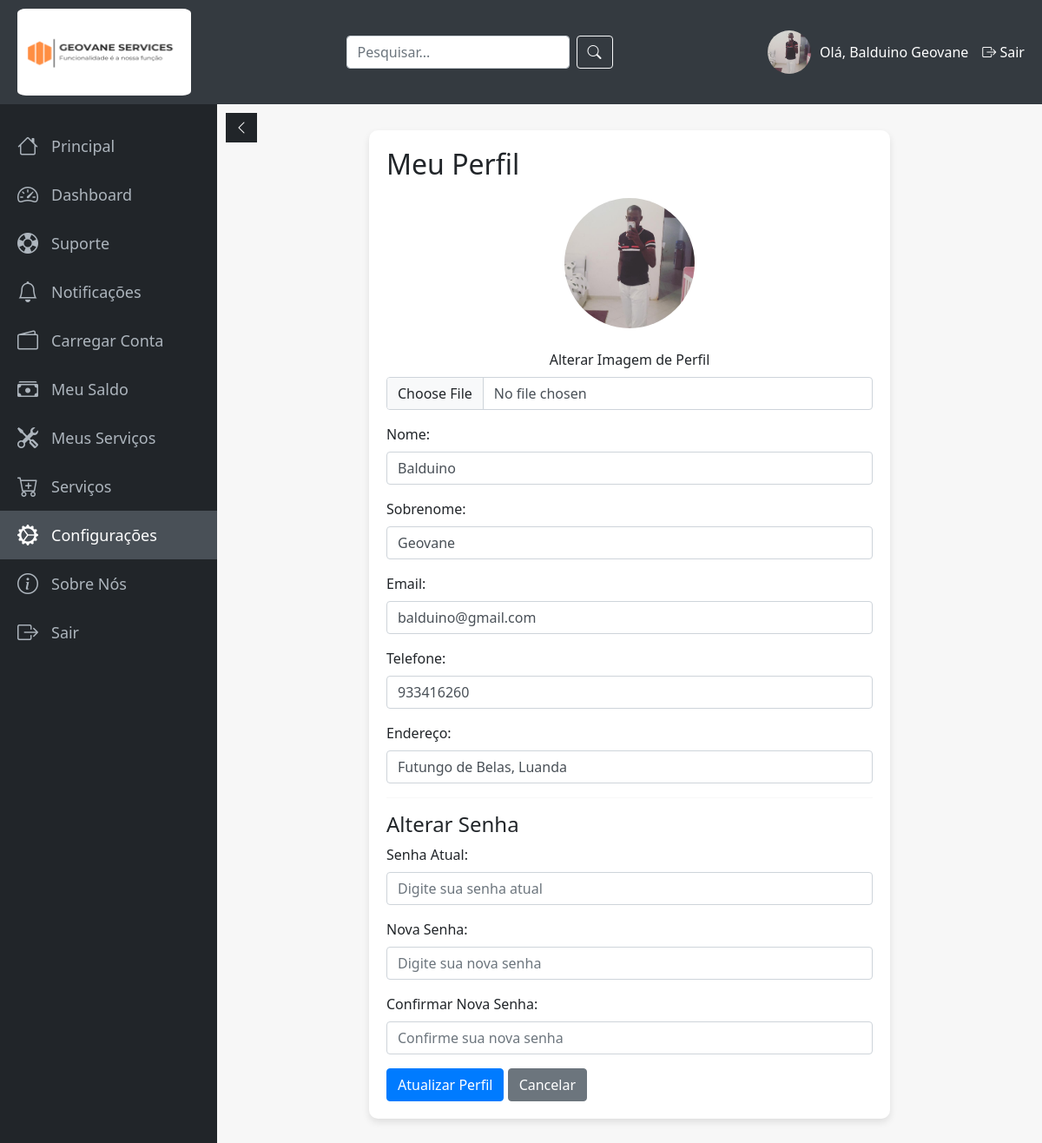
/cliente/perfil.php (signed in), run on the app's committed database.
### tables this page shows
CREATE TABLE IF NOT EXISTS `cliente` (
  `id_cliente` int NOT NULL AUTO_INCREMENT,
  `nome` varchar(100) DEFAULT NULL,
  `sobrenome` varchar(100) DEFAULT NULL,
  `docId` varchar(20) DEFAULT NULL,
  `email` varchar(100) DEFAULT NULL,
  `telefone` varchar(20) DEFAULT NULL,
  `data_nasc` date DEFAULT NULL,
  `sexo` enum('masculino',' feminino') DEFAULT NULL,
  `endereco` varchar(255) DEFAULT NULL,
  `senha` varchar(255) DEFAULT NULL,
  `conf_senha` varchar(255) DEFAULT NULL,
  `imagem_perfil` varchar(255) DEFAULT NULL,
  `id_funcionario` int DEFAULT NULL,
  `saldo` decimal(10,2) NOT NULL DEFAULT '0.00',
  PRIMARY KEY (`id_cliente`),
  KEY `id_funcionario` (`id_funcionario`)
);

### cliente/verifica.php (called while the page is built)
<?php
    require 'conexao2.php';
    if(isset($_SESSION['id_cliente']) && !empty($_SESSION['id_cliente'])){
        require_once './usuarioClass.php';
        $u = new Usuario();
        $listLogged = $u->logged ($_SESSION['id_cliente']);
        $nomeUser = $listLogged['nome'];
        $sobrenome =$listLogged['sobrenome'];
    }else{
        header("Location: ./login.php");
    }
?>

### cliente/usuarioClass.php (called while the page is built, shortened)
<?php
class Usuario{
    public function logged($id){
        global $pdo;
        $sql = "SELECT nome, sobrenome FROM cliente WHERE id_cliente = :id_cliente";
        $sql = $pdo->prepare($sql);
        $sql ->bindValue("id_cliente", $id);
        $sql->execute();
        if($sql->rowCount() > 0){
            $array = $sql->fetch();
            return $array;
        }
    }
}
?>

### cliente/perfil.php (the view, shortened to what this page needs)
<?php
require 'verifica.php';
require 'conexao.php';
$id_cliente = $_SESSION['id_cliente'];
$sql = "SELECT nome, sobrenome, email, telefone, endereco, imagem_perfil, senha FROM Cliente WHERE id_cliente = $id_cliente";
$result = $conexao->query($sql);
$cliente = $result->fetch_assoc();
?>
<!DOCTYPE html>
<html lang="pt-br">
<head>
    <link href="https://cdn.jsdelivr.net/npm/bootstrap@5.3.3/dist/css/bootstrap.min.css" rel="stylesheet">
    <link rel="stylesheet" href="https://cdn.jsdelivr.net/npm/bootstrap-icons@1.11.3/font/bootstrap-icons.min.css">
    <link rel="stylesheet" href="https://maxcdn.bootstrapcdn.com/bootstrap/4.5.2/css/bootstrap.min.css">
</head>
<body>
   <div class="topbar">
        <div class="logo">
            <img src="../assets/logo.png" alt="Logo">
        </div>
        <div class="search-box">
            <form action="search.php" method="GET" class="d-flex">
                <input type="text" name="query" placeholder="Pesquisar..." class="form-control me-2">
                <button type="submit" class="btn btn-outline-light"><i class="bi bi-search"></i></button>
            </form>
        </div>
        <div class="user-info">
            <a href="perfil.php"><img src="../upload/imagens_perfil/<?php echo $cliente['imagem_perfil']; ?>" alt="Perfil"></a>
            <div class="username">Olá, <?php echo $nomeUser . " " . $sobrenome; ?></div>
            <a href="logout.php" class="ms-3 text-white"><i class="bi bi-box-arrow-right"></i> Sair</a>
        </div>
    </div>
    <div class="sidebar" id="sidebar">
         <a href="cliente.php"><i class="bi bi-house"></i> <span class="menu-text">Principal</span></a>
         <a href="dashboard_cliente.php"><i class="bi bi-speedometer2"></i> <span class="menu-text">Dashboard</span></a>
         <a href="suporte.php"><i class="bi bi-life-preserver"></i> <span class="menu-text">Suporte</span></a>
         <a href="notificacoes.php"><i class="bi bi-bell"></i> <span class="menu-text">Notificações</span></a>
         <a href="carregamento.php"><i class="bi bi-wallet2"></i> <span class="menu-text">Carregar Conta</span></a>
         <a href="meu_saldo.php"><i class="bi bi-cash-stack"></i> <span class="menu-text">Meu Saldo</span></a>
         <a href="meus_servicos.php"><i class="bi bi-tools"></i> <span class="menu-text">Meus Serviços</span></a>
         <a href="services.php"><i class="bi bi-cart-plus"></i> <span class="menu-text">Serviços</span></a>
         <a href="perfil.php"><i class="bi bi-gear-wide-connected"></i> <span class="menu-text">Configurações</span></a>
         <a href="#"><i class="bi bi-info-circle"></i> <span class="menu-text">Sobre Nós</span></a>
         <a href="logout.php"><i class="bi bi-box-arrow-right"></i> <span class="menu-text">Sair</span></a>
    </div>
    <button class="toggle-btn" id="toggle-btn"><i class="bi bi-chevron-left"></i></button>
    <div class="content">
        <div class="perfil-card">
            <h2>Meu Perfil</h2>
            <form action="perfil.php" method="post" enctype="multipart/form-data">
                <div class="mb-3 text-center">
                    <?php if (!empty($cliente['imagem_perfil'])): ?>
                        <img src="../upload/imagens_perfil/<?php echo $cliente['imagem_perfil']; ?>" alt="Perfil" class="perfil-img"><br><br>
                    <?php endif; ?>
                    <label for="imagem" class="form-label">Alterar Imagem de Perfil</label>
                    <input type="file" name="imagem" id="imagem" class="form-control">
                </div>
                <div class="mb-3">
                    <label class="form-label">Nome:</label>
                    <input type="text" name="nome" class="form-control" value="<?php echo htmlspecialchars($cliente['nome']); ?>" required>
                </div>
                <div class="mb-3">
                    <label class="form-label">Sobrenome:</label>
                    <input type="text" name="sobrenome" class="form-control" value="<?php echo htmlspecialchars($cliente['sobrenome']); ?>" required>
                </div>
                <div class="mb-3">
                    <label class="form-label">Email:</label>
                    <input type="email" name="email" class="form-control" value="<?php echo htmlspecialchars($cliente['email']); ?>" required>
                </div>
                <div class="mb-3">
                    <label class="form-label">Telefone:</label>
                    <input type="text" name="telefone" class="form-control" value="<?php echo htmlspecialchars($cliente['telefone']); ?>">
                </div>
                <div class="mb-3">
                    <label class="form-label">Endereço:</label>
                    <input type="text" name="endereco" class="form-control" value="<?php echo htmlspecialchars($cliente['endereco']); ?>">
                </div>
                <hr>
                <h4>Alterar Senha</h4>
                <div class="mb-3">
                    <label class="form-label">Senha Atual:</label>
                    <input type="password" name="senha_atual" class="form-control" placeholder="Digite sua senha atual">
                </div>
                <div class="mb-3">
                    <label class="form-label">Nova Senha:</label>
                    <input type="password" name="nova_senha" class="form-control" placeholder="Digite sua nova senha">
                </div>
                <div class="mb-3">
                    <label class="form-label">Confirmar Nova Senha:</label>
                    <input type="password" name="conf_nova_senha" class="form-control" placeholder="Confirme sua nova senha">
                </div>
                <button type="submit" class="btn btn-primary">Atualizar Perfil</button>
                <a href="cliente.php" class="btn btn-secondary">Cancelar</a>
            </form>
        </div>
    </div>
</body>
</html>

### cliente/perfil.php (style rules this page uses)
body { font-family: 'Segoe UI', Tahoma, Geneva, Verdana, sans-serif; background-color: #f7f7f7; margin: 0; padding: 0; }
.topbar { display: flex; justify-content: space-between; align-items: center; background: #343a40; color: #fff; padding: 10px 20px; position: fixed; top: 0; width: 100%; z-index: 1100; height: 120px; }
.topbar .logo img { width: 200px; height: 100px; border-radius: 5%; }
.topbar .user-info { display: flex; align-items: center; }
.topbar .user-info img { width: 50px; height: 50px; border-radius: 50%; object-fit: cover; margin-right: 10px; }
.sidebar { width: 250px; background: #212529; position: fixed; top: 120px; bottom: 0; left: 0; padding: 20px 0; transition: width 0.3s; overflow-x: hidden; z-index: 1050; }
.sidebar a { display: flex; align-items: center; color: #adb5bd; padding: 10px 20px; text-decoration: none; font-size: 18px; transition: background 0.3s, color 0.3s; }
.sidebar a.active, .sidebar a:hover { background: #495057; color: #fff; }
.sidebar a i { font-size: 1.5rem; margin-right: 15px; transition: margin 0.3s; }
.content { margin-top: 50px; margin-left: 250px; padding: 100px 30px 30px; transition: margin-left 0.3s; }
.toggle-btn { position: fixed; top: 130px; left: 260px; z-index: 1200; background: #212529; color: #fff; border: none; padding: 5px 10px; cursor: pointer; transition: left 0.3s; }
.perfil-card { max-width: 600px; margin: auto; background: white; padding: 20px; border-radius: 10px; box-shadow: 0 4px 8px rgba(0,0,0,0.1); }
.perfil-card h2 { margin-bottom: 20px; }
.perfil-img { width: 150px; height: 150px; object-fit: cover; border-radius: 50%; }

### data on the page
cliente: imagem_perfil (picture), nome "Balduino", sobrenome "Geovane", email "balduino@gmail.com", telefone "933416260", endereco "Futungo de Belas, Luanda"
